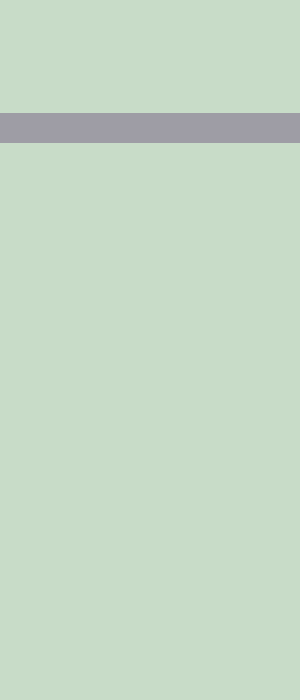
Frame 1 (no input)
Frame 60 (no input): identical to frame 1, image omitted
Frame 120 (the mouse pressed at the canvas centre since frame 60): identical to frame 1, image omitted

The p5.js sketch that drew this single still picture (run headless with seeded random() and noise() and a simulated clock; from frame 60 on, the mouse is pressed at the canvas centre):

// p5.js sketch
// ── sketch.js
function setup() {
  createCanvas(300, 700);

}

function draw() {
  background (200, 220, 200);

  let hr = hour();
  let mn = minute();
  let d = day();
  let m = month();
  

  //this is the seconds clock
  
  noStroke();

  


  let yoik = map(d, 0, 31, 0, 700);
  let yok = map(d, 0, 31, 0, 255);
  fill(80, yok, 100, 90);
  rect (0, yoik, 300, 30);



  let yoi = map(m, 0, 12, 0, 700);
  let yo = map(m, 0, 12, 0, 255);
  fill(80, yo, 100, 90);
  rect (0, yoi, 300, 30);


  // this is the minutes clock
  //strokeWeight(2);
//let g = map(mn, 0, 60, 0, 255);
  //fill(g);
  //rect (200, 0, 200, 400);

  //this is the hour clock
  //strokeWeight(2);
  //let b = map(hr % 12, 0, 12, 0, 255);
  //fill(b);
  //rect (400, 0, 200, 400);

}
